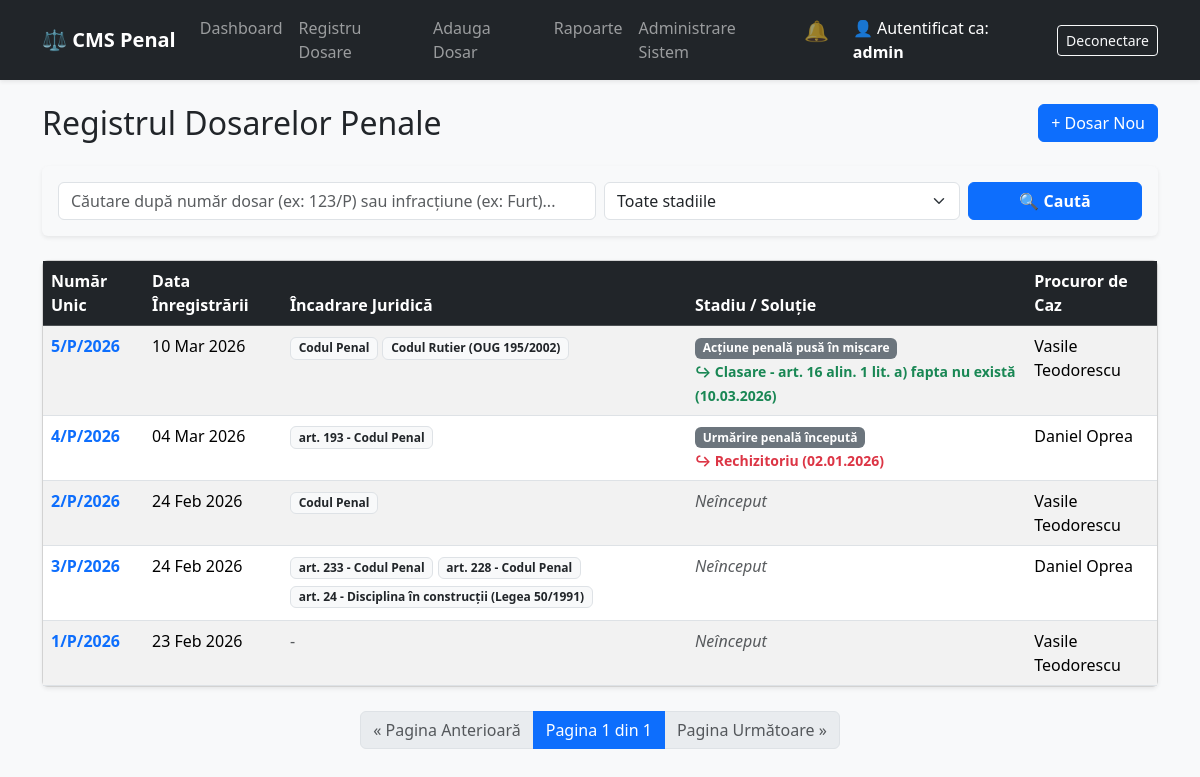
The app's page /cases/ (signed in), older data.
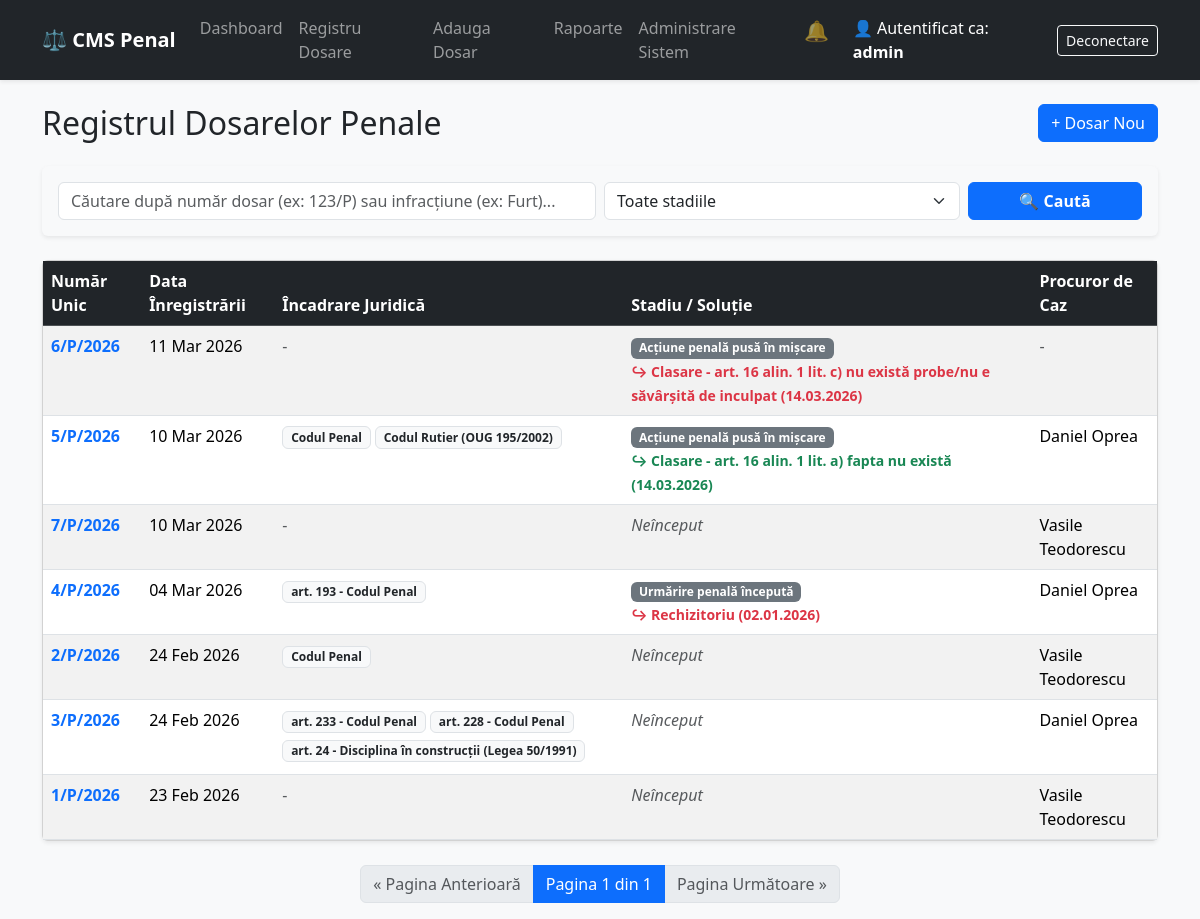
The same page, newer data.
### accounts/models.py (models this page shows, shortened)
class CustomUser(AbstractUser):
    class Role(models.TextChoices):
        PROCUROR = 'PROCUROR', 'Procuror'
        POLITIST = 'POLITIST', 'Ofițer de Poliție Judiciară'
        GREFIER = 'GREFIER', 'Grefier'
        ADMIN = 'ADMIN', 'Administrator Sistem'
    rol = models.CharField(
        max_length=20,
        choices=Role.choices,
        default=Role.POLITIST,
        help_text="Rolul utilizatorului în sistemul de management al dosarelor."
    )
    grad_profesional = models.CharField(
        max_length=100,
        blank=True,
        null=True,
        help_text="Ex: Inspector principal, Comisar șef"
    )
    unitate = models.CharField(
        max_length=150,
        blank=True,
        null=True,
        help_text="Ex: Parchetul de pe lângă Judecătoria Sector 1 / SIC Brașov"
    )

### cases/models.py (models this page shows, shortened)
class Dosar(models.Model):
    class Stadiu(models.TextChoices):
        POLITIE = 'POLITIE', 'În lucru la Poliție'
        PROCUROR = 'PROCUROR', 'În lucru la Procuror'
        SOLUTIONAT = 'SOLUTIONAT', 'Soluționat'
    class Solutie(models.TextChoices):
        TRIMITERE = 'TRIMITERE', 'Trimitere în judecată'
        CLASARE = 'CLASARE', 'Clasare'
        RENUNTARE = 'RENUNTARE', 'Renunțare la urmărirea penală'
        DECLINARE = 'DECLINARE', 'Declinare'
        SUSPENDARE = 'SUSPENDARE', 'Suspendare'
        TRECERE = 'TRECERE', 'Trecere la alt organ'
    numar_unic = models.CharField(max_length=50, unique=True, help_text="Ex: 123/P/2026")
    data_inregistrarii = models.DateField(
        default=timezone.now,
        verbose_name="Data Înregistrării"
    )
    infractiune_cercetata = models.TextField(
        blank=True,
        null=True,
        verbose_name="Situația de Fapt (Rezumat)",
        help_text="Descrierea faptei pe scurt (opțional)"
    )
    ofiter_caz = models.ForeignKey(
        settings.AUTH_USER_MODEL,
        on_delete=models.SET_NULL,
        null=True,
        blank=True,
        related_name='dosare_instrumentate'
    )
    procuror_caz = models.ForeignKey(
        settings.AUTH_USER_MODEL,
        on_delete=models.SET_NULL,
        null=True,
        blank=True,
        related_name='dosare_supravegheate'
    )
    grefier_caz = models.ForeignKey(
        settings.AUTH_USER_MODEL,
        on_delete=models.SET_NULL,
        null=True,
        blank=True,
        related_name='dosare_gestionate'
    )
    class Meta:
        verbose_name = "Dosar Penal"
        verbose_name_plural = "Dosare Penale"
        ordering = ['-data_inregistrarii'] # Sortează descrescător după dată
    history = HistoricalRecords(verbose_name="Istoric Dosar") # <--- PĂSTREAZĂ ISTORICUL DOSARULUI
    @property
    def stadiu_curent(self):
        return self.stadii_cercetare.order_by('-data_incepere', '-id').first()
    @property
    def solutie_curenta(self):
        stadiu = self.stadiu_curent
        if not stadiu:
            return None
        solutie_finala = stadiu.solutii.filter(este_finala=True).first()
        if solutie_finala:
            return solutie_finala
        return stadiu.solutii.order_by('-data_solutiei', '-id').first()

class Infractiune(models.Model):
    class ActNormativ(models.TextChoices):
        CP = 'CP', 'Codul Penal'
        CPP = 'CPP', 'Codul de Procedură Penală'
        OUG195 = 'OUG195_2002', 'Codul Rutier (OUG 195/2002)'
        L143 = 'L143_2000', 'Trafic de droguri (Legea 143/2000)'
        L241 = 'L241_2005', 'Evaziune fiscală (Legea 241/2005)'
        L50 = 'L50_1991', 'Disciplina în construcții (Legea 50/1991)'
        ALTUL = 'ALTUL', 'Alt Act Normativ'
    dosar = models.ForeignKey(Dosar, on_delete=models.CASCADE, related_name='infractiuni')
    act_normativ = models.CharField(max_length=50, choices=ActNormativ.choices, default=ActNormativ.CP)
    articol = models.CharField(max_length=50, blank=True, null=True, help_text="Ex: 228 alin. 1")
    incadrare_juridica = models.CharField(max_length=255, blank=True, null=True, help_text="Ex: Furt calificat")
    data_comiterii = models.DateField(null=True, blank=True, help_text="Data presupusei fapte")
    history = HistoricalRecords(verbose_name="Istoric Infracțiune")
    class Meta:
        verbose_name = "Infracțiune"
        verbose_name_plural = "Infracțiuni"

class StadiuCercetare(models.Model):
    class TipStadiu(models.TextChoices):
        EXAMINARE = 'EXAMINARE', 'Examinare sesizare'
        UP_INCEPUTA = 'UP_INCEPUTA', 'Urmărire penală începută'
        AP_MASCATA = 'AP_MASCATA', 'Acțiune penală pusă în mișcare'
    dosar = models.ForeignKey(Dosar, on_delete=models.CASCADE, related_name='stadii_cercetare')
    tip_stadiu = models.CharField(max_length=50, choices=TipStadiu.choices, default=TipStadiu.EXAMINARE)
    data_incepere = models.DateField(help_text="Data începerii stadiului")
    history = HistoricalRecords(verbose_name="Istoric Stadiu")
    class Meta:
        verbose_name = "Stadiu Urmărire"
        verbose_name_plural = "Stadii Urmărire"
        ordering = ['-data_incepere'] # Cele mai noi primele

class SolutieDosar(models.Model):
    class Emitent(models.TextChoices):
        ORGAN_CERCETARE = 'ORGAN', 'Organ de cercetare'
        PROCUROR = 'PROCUROR', 'Procuror'
    class TipSolutie(models.TextChoices):
        RECHIZITORIU = 'RECHIZITORIU', 'Rechizitoriu'
        ACORD = 'ACORD', 'Acord de recunoaștere a vinovăției'
        CLASARE_A = 'CLASARE_A', 'Clasare - art. 16 alin. 1 lit. a) fapta nu există'
        CLASARE_B = 'CLASARE_B', 'Clasare - art. 16 alin. 1 lit. b) fapta nu e prevăzută de lege'
        CLASARE_C = 'CLASARE_C', 'Clasare - art. 16 alin. 1 lit. c) nu există probe/nu e săvârșită de inculpat'
        CLASARE_ALTELE = 'CLASARE_ALTELE', 'Clasare - alte temeiuri (lit. d-j)'
        RENUNTARE = 'RENUNTARE', 'Renunțare la urmărirea penală'
        DECLINARE = 'DECLINARE', 'Declinare de competență'
        TRECERE = 'TRECERE', 'Trecere la alt organ'
        RESTITUIRE = 'RESTITUIRE', 'Restituire la organul de cercetare'
        ALTA = 'ALTA', 'Altă soluție'
    stadiu = models.ForeignKey(StadiuCercetare, on_delete=models.CASCADE, related_name='solutii')
    stabilita_de = models.CharField(max_length=20, choices=Emitent.choices, default=Emitent.ORGAN_CERCETARE)
    tip_solutie = models.CharField(max_length=50, choices=TipSolutie.choices)
    data_solutiei = models.DateField()
    este_finala = models.BooleanField(default=False, help_text="Bifează dacă aceasta este decizia finală a procurorului")
    history = HistoricalRecords(verbose_name="Istoric Soluție")
    class Meta:
        verbose_name = "Soluție Dosar"
        verbose_name_plural = "Soluții Dosar"
        ordering = ['-data_solutiei']

### cases/views.py (the view)
# urls.py: path('', views.lista_dosare, name='lista_dosare'),
@login_required
def lista_dosare(request):
    dosare = Dosar.objects.all().order_by('-data_inregistrarii')
    query_text = request.GET.get('q', '')
    stadiu_filtru = request.GET.get('stadiu', '')
    if query_text:
        dosare = dosare.filter(
            Q(numar_unic__icontains=query_text) |
            Q(infractiune_cercetata__icontains=query_text)
        )
    if stadiu_filtru:
        dosare = dosare.filter(stadiu=stadiu_filtru)
    paginator = Paginator(dosare, 10)
    page_number = request.GET.get('page')
    page_obj = paginator.get_page(page_number)
    context = {
        'page_obj': page_obj,
        'query_text': query_text,
        'stadiu_filtru': stadiu_filtru,
        'stadii_posibile': Dosar.Stadiu.choices, # Trimitem opțiunile pentru dropdown
    }
    return render(request, 'cases/lista_dosare.html', context)

### cases/templates/cases/lista_dosare.html (shortened to what this page needs)
{% extends 'base.html' %}
{% block content %}
<div class="d-flex justify-content-between align-items-center mb-4">
    <h2 class="mb-0">Registrul Dosarelor Penale</h2>
    <a href="{% url 'cases:adaugare_dosar' %}" class="btn btn-primary">+ Dosar Nou</a>
</div>
<div class="card shadow-sm mb-4 border-0 bg-light">
    <div class="card-body">
        <form method="GET" action="{% url 'cases:lista_dosare' %}">
            <div class="row g-2">
                <div class="col-md-6">
                    <input type="text" name="q" class="form-control"
                           placeholder="Căutare după număr dosar (ex: 123/P) sau infracțiune (ex: Furt)..."
                           value="{{ query_text }}">
                </div>
                <div class="col-md-4">
                    <select name="stadiu" class="form-select">
                        <option value="">Toate stadiile</option>
                    </select>
                </div>
                <div class="col-md-2 d-grid">
                    <button type="submit" class="btn btn-primary fw-bold">🔍 Caută</button>
                </div>
            </div>
        </form>
    </div>
</div>
<div class="card shadow-sm">
    <div class="card-body p-0">
        <div class="table-responsive">
            <table class="table table-hover table-striped mb-0">
                <thead class="table-dark">
                    <tr>
                        <th>Număr Unic</th>
                        <th>Data Înregistrării</th>
                        <th>Încadrare Juridică</th>
                        <th>Stadiu / Soluție</th>
                        <th>Procuror de Caz</th>
                    </tr>
                </thead>
                <tbody>
                    {% for dosar in page_obj %}
                        <tr>
                            <td><strong><a href="{% url 'cases:detalii_dosar' dosar.pk %}" class="text-decoration-none">{{ dosar.numar_unic }}</a></strong></td>
                            <td>{{ dosar.data_inregistrarii|date:"d M Y" }}</td>
                            <td>
                                {% for infr in dosar.infractiuni.all %}
                                    <div class="badge bg-light text-dark border mb-1 text-wrap text-start">
                                        {% if infr.articol and infr.articol != 'None' %}
                                            art. {{ infr.articol }} - {{ infr.get_act_normativ_display }}
                                        {% else %}
                                            {{ infr.get_act_normativ_display }}
                                        {% endif %}
                                    </div>
                                {% empty %}
                                    <span class="text-muted">-</span>
                                {% endfor %}
                            </td>
                            <td>
                                {% with stadiu=dosar.stadiu_curent solutie=dosar.solutie_curenta %}
                                    {% if stadiu %}
                                        <span class="badge bg-secondary">{{ stadiu.get_tip_stadiu_display }}</span>
                                        {% if solutie %}
                                            <br>
                                            <small class="{% if solutie.este_finala %}text-danger{% else %}text-success{% endif %} fw-bold">
                                                ↪ {{ solutie.get_tip_solutie_display }} ({{ solutie.data_solutiei|date:"d.m.Y" }})
                                            </small>
                                        {% else %}
                                            <br><small class="text-muted fst-italic">În lucru...</small>
                                        {% endif %}
                                    {% else %}
                                        <span class="text-muted fst-italic">Neînceput</span>
                                    {% endif %}
                                {% endwith %}
                            </td>
                            <td>
                                {% if dosar.procuror_caz %}
                                    {{ dosar.procuror_caz.get_full_name|default:dosar.procuror_caz.username }}
                                {% else %}
                                    <span class="text-muted">-</span>
                                {% endif %}
                            </td>
                        </tr>
                    {% empty %}
                        <tr>
                            <td colspan="5" class="text-center py-4 text-muted">Nu există dosare înregistrate în sistem.</td>
                        </tr>
                    {% endfor %}
                </tbody>
            </table>
        </div>
    </div>
</div>
<nav class="mt-4" aria-label="Paginare Dosare">
    <ul class="pagination justify-content-center">
        {% if page_obj.has_previous %}
            <li class="page-item">
                <a class="page-link" href="?page={{ page_obj.previous_page_number }}&q={{ query_text }}&stadiu={{ stadiu_filtru }}">
                    &laquo; Pagina Anterioară
                </a>
            </li>
        {% else %}
            <li class="page-item disabled">
                <span class="page-link">&laquo; Pagina Anterioară</span>
            </li>
        {% endif %}
        <li class="page-item active" aria-current="page">
            <span class="page-link">
                Pagina {{ page_obj.number }} din {{ page_obj.paginator.num_pages }}
            </span>
        </li>
        {% if page_obj.has_next %}
            <li class="page-item">
                <a class="page-link" href="?page={{ page_obj.next_page_number }}&q={{ query_text }}&stadiu={{ stadiu_filtru }}">
                    Pagina Următoare &raquo;
                </a>
            </li>
        {% else %}
            <li class="page-item disabled">
                <span class="page-link">Pagina Următoare &raquo;</span>
            </li>
        {% endif %}
    </ul>
</nav>
{% endblock %}

### templates/base.html (shortened to what this page needs)
<!DOCTYPE html>
<html lang="ro">
<head>
    <link href="https://cdn.jsdelivr.net/npm/bootstrap@5.3.2/dist/css/bootstrap.min.css" rel="stylesheet">
</head>
<body class="bg-light">
    <nav class="navbar navbar-expand-lg navbar-dark bg-dark mb-4 shadow-sm">
        <div class="container">
            <a class="navbar-brand fw-bold" href="{% url 'cases:dashboard' %}">⚖️ CMS Penal</a>
            <div class="collapse navbar-collapse" id="navbarNav">
                {% if user.is_authenticated %}
                    <ul class="navbar-nav me-auto">
                        <li class="nav-item">
                            <a class="nav-link" href="{% url 'cases:dashboard' %}">Dashboard</a>
                        </li>
                        <li class="nav-item">
                            <a class="nav-link" href="{% url 'cases:lista_dosare' %}">Registru Dosare</a>
                        </li>
                        <li class="nav-item">
                            <a class="nav-link" href="{% url 'cases:adaugare_dosar' %}">Adauga Dosar</a>
                        </li>
                        <li class="nav-item">
                            <a class="nav-link" href="{% url 'cases:rapoarte' %}">Rapoarte</a>
                        </li>
                        {% if user.is_staff %}
                        <li class="nav-item">
                            <a class="nav-link" href="/admin/" target="_blank">Administrare Sistem</a>
                        </li>
                        {% endif %}
                        <li class="nav-item dropdown me-3">
                            <a class="nav-link position-relative" href="#" id="notificariDropdown" role="button" data-bs-toggle="dropdown" aria-expanded="false">
                                <span class="fs-5">🔔</span>
                            </a>
                        </li>
                    </ul>
                    <div class="d-flex align-items-center">
                        <span class="navbar-text me-3 text-white">
                            👤 Autentificat ca: <strong>{{ user.get_full_name|default:user.username }}</strong>
                        </span>
                        <form action="{% url 'logout' %}" method="post" class="d-inline">
                            <button type="submit" class="btn btn-sm btn-outline-light">Deconectare</button>
                        </form>
                    </div>
                {% else %}
                    <span class="navbar-text ms-auto text-white">
                        Acces Restricționat
                    </span>
                {% endif %}
            </div>
        </div>
    </nav>
    <div class="container">
        {% block content %}
        {% endblock %}
    </div>
</body>
</html>

Row changes from the older to the newer data that the page shows:
added Dosar: numar_unic "6/P/2026", data_inregistrarii "11 Mar 2026", stadiu_curent.tip_stadiu "Acțiune penală pusă în mișcare", solutie_curenta.tip_solutie "Clasare - art. 16 alin. 1 lit. c) nu există probe/nu e săvârșită de inculpat", solutie_curenta.data_solutiei "14.03.2026"
changed Dosar "Clasare - art. 16 alin. 1 lit. a) fapta nu există": solutie_curenta.data_solutiei "10.03.2026" → "14.03.2026"; procuror_caz.get_full_name "Vasile Teodorescu" → "Daniel Oprea"
added Dosar: numar_unic "7/P/2026", data_inregistrarii "10 Mar 2026", shows "Neînceput", procuror_caz.get_full_name "Vasile Teodorescu"
